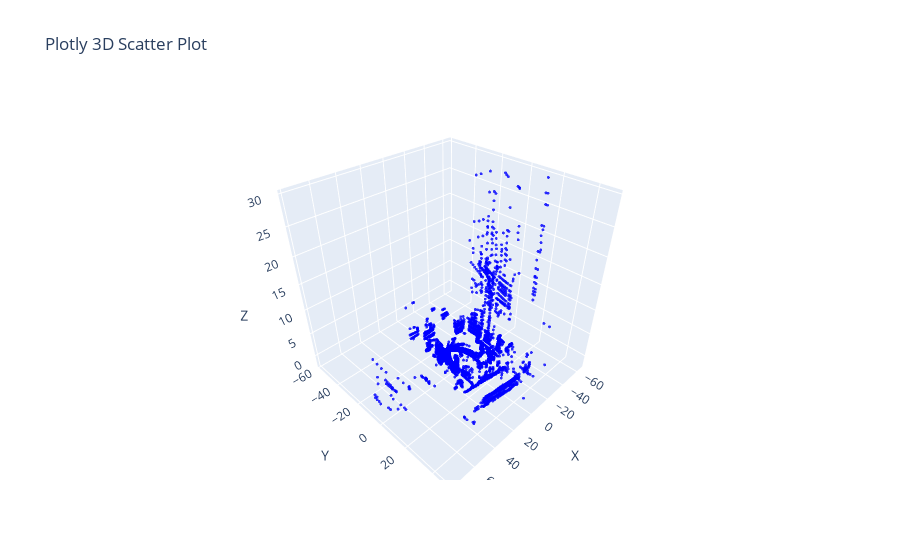

Here is the notebook cell this chart was saved with:
### Markdown cell above
#3D plot visualisation

### Code cell
import numpy as np 
import matplotlib.pyplot as plt 
from mpl_toolkits.mplot3d import Axes3D 
import plotly.graph_objs as go 
import matplotlib.pyplot as plt
from mpl_toolkits.mplot3d import Axes3D
import plotly.graph_objs as go
from sklearn.cluster import KMeans
from sklearn.metrics import silhouette_score
 
# Assuming lidar_positions is your numpy array of shape [n, 3] 
# Replace it with your actual data 
lidar_positions = np.load("1706255123.399811.npy")  # Example random lidar positions 
 
# Matplotlib 3D plot 
fig = plt.figure() 
ax = fig.add_subplot(111, projection='3d') 
ax.scatter(lidar_positions[:, 0], lidar_positions[:, 1], lidar_positions[:, 2], s=1) 
ax.set_xlabel('X') 
ax.set_ylabel('Y') 
ax.set_zlabel('Z') 
ax.set_title('Matplotlib 3D Scatter Plot') 
plt.show() 
 
# Matplotlib 2D plot 
fig = plt.figure() 
ax = fig.add_subplot() 
ax.scatter(lidar_positions[:, 0], lidar_positions[:, 1], s=1) 
ax.set_xlabel('X') 
ax.set_ylabel('Y') 
ax.set_title('Matplotlib 3D Scatter Plot') 
plt.show() 
 
# Matplotlib 2D plot 
fig = plt.figure() 
ax = fig.add_subplot() 
ax.scatter(lidar_positions[:, 0], lidar_positions[:, 1], s=1) 
ax.set_xlabel('X') 
ax.set_ylabel('Y') 
ax.set_xlim((-5, 5)) 
ax.set_ylim((-5, 5)) 
ax.set_title('Matplotlib 3D Scatter Plot') 
plt.show() 
 
# Plotly 3D plot 
trace = go.Scatter3d( 
    x=lidar_positions[:, 0], 
    y=lidar_positions[:, 1], 
    z=lidar_positions[:, 2], 
    mode='markers', 
    marker=dict( 
        size=1, 
        color='rgb(0, 0, 255)', 
        opacity=0.8 
    ) 
) 
 
layout = go.Layout( 
    title='Plotly 3D Scatter Plot', 
    scene=dict( 
        xaxis=dict(title='X'), 
        yaxis=dict(title='Y'), 
        zaxis=dict(title='Z') 
    ) 
) 
 
fig = go.Figure(data=[trace], layout=layout) 
fig.show()

### Figure 1 — Plotly figure (JSON) as saved in the notebook; plotly's stock layout.template omitted (floating-point values rounded to 4 significant figures; data arrays with more than 128 entries replaced by an {"elided": "..."} marker saying what was removed)
{"data": [{"marker": {"color": "rgb(0, 0, 255)", "opacity": 0.8, "size": 1}, "mode": "markers", "type": "scatter3d", "x": {"elided": "20064 float values"}, "y": {"elided": "20064 float values"}, "z": {"elided": "20064 float values"}}], "layout": {"scene": {"xaxis": {"title": {"text": "X"}}, "yaxis": {"title": {"text": "Y"}}, "zaxis": {"title": {"text": "Z"}}}, "title": {"text": "Plotly 3D Scatter Plot"}}}
